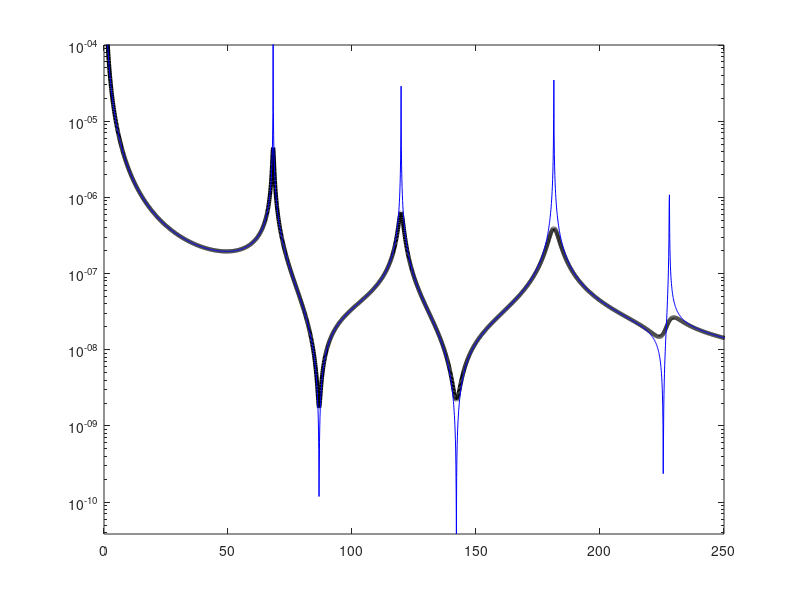
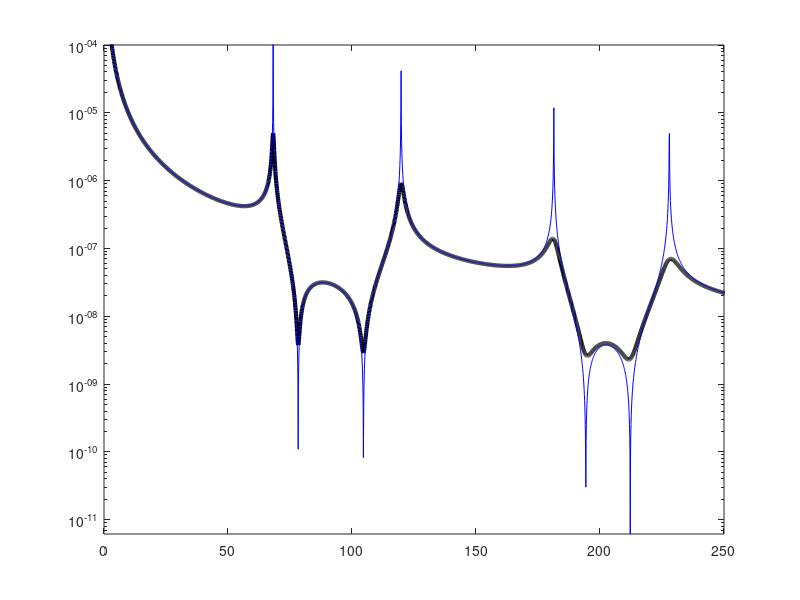

These figures' MATLAB source, in order:
% CODIGO TRABALHO DE VIBRACOES
clc; clear('all'); close all;

numero_graus_liberdade = 4;
% Declaracao das propriedades dos elementos:
% massas:
m_1 = 40; % unidade em Kg
m_2 = m_1;
m_3 = 25; % unidade em Kg
m_4 = m_3;
% molas ou rigidez:
k_1 = 8e6; % unidade em N/m
k_3 = k_1;
k_2 = 2e7; % unidade em N/m
k_5 = k_2;
k_4 = 6e6; % unidade em N/m
k_6 = k_4;
k_7 = 4e6; % unidade em N/m
k_8 = k_7;
% amortecimentos:
c_1 = 360; % unidade em N.s/m
c_3 = c_1;
c_4 = 120; % unidade em N.s/m
c_6 = c_4;
% constantes de amortecimento proporcional:
alpha_proporcional = 0.00001; beta_proporcional = 0.00002;
%alpha_proporcional = 0; beta_proporcional = 0;

% Construindo a matriz de massas
M = [m_1 0 0 0; 0 m_2 0 0; 0 0 m_3 0; 0 0 0 m_4];
% Construindo a matriz de rigidez
K(1,1:4) = [(k_1 + k_2 + k_4), -k_2, -k_4, 0];
K(2,1:4) = [-k_2, (k_3 + k_2 + k_6), 0, -k_6];
K(3,1:4) = [-k_4, 0, (k_5 + k_4 + k_7), -k_5];
K(4,1:4) = [0, -k_6, -k_5, (k_8 + k_6 + k_5)];

% Aplicando amortecimento proporcional para encontrar os outros amortecimentos
c_2 = alpha_proporcional*M(1,1) + beta_proporcional*K(1,1) - c_1 - c_4;
c_5 = alpha_proporcional*M(3,4) + beta_proporcional*K(3,4);
c_7 = alpha_proporcional*M(3,3) + beta_proporcional*K(3,3) - c_5 - c_4;
c_8 = alpha_proporcional*M(4,4) + beta_proporcional*K(4,4) - c_6 - c_5;

% Construindo a matriz de amortecimentos
C(1,1:4) = [(c_1 + c_2 + c_4), -c_2, -c_4, 0];
C(2,1:4) = [-c_2, (c_3 + c_2 + c_6), 0, -c_6];
C(3,1:4) = [-c_4, 0, (c_5 + c_4 + c_7), -c_5];
C(4,1:4) = [0, -c_6, -c_5, (c_8 + c_6 + c_5)];

% Extracao dos autovalores (frequencias naturais) e autovetores (modos de vibracao)
[modos_vibracao, omega_n_quadrado] = eig(K,M);
omega_n = omega_n_quadrado.^0.5;
frequencias_naturais = diag(omega_n)/(2*pi);

% Calculo dos fatores de amortecimento modais
fatores_amortecimento_modais = (alpha_proporcional + omega_n_quadrado*beta_proporcional)/(2*omega_n);
fatores_amortecimento_modais = diag(fatores_amortecimento_modais);

% Construindo a forca de excitacao
delta_frequencia = 0.1;
tempo_total = 1/delta_frequencia; % unidade em segundos
frequencia_amostragem = 44100/44; % 44100 amostras por segundo
frequencias_excitacao = [10:delta_frequencia:250]; % Hz
delta_tempo = 1/frequencia_amostragem;
tempos = [0:delta_tempo:tempo_total];
frequencias_excitacao = (0:length(tempos)-1)*frequencia_amostragem/length(tempos); 

% Construindo resposta em frequencia (H)
omegas = 2*pi*frequencias_excitacao;
omegas_quadrado = omegas.^2;
H(numero_graus_liberdade, numero_graus_liberdade, length(omegas)) = 0;
for omega = 1:length(omegas)
	H(:,:,omega) = modos_vibracao* ... 
	(1./(omega_n_quadrado - omegas(omega).^2 + ... 
		i*2*diag(fatores_amortecimento_modais)*omega_n*omegas(omega)))*modos_vibracao';
end

H_sem_amortecimento(numero_graus_liberdade, numero_graus_liberdade, length(omegas)) = 0;
for omega = 1:length(omegas)
	H_sem_amortecimento(:,:,omega) = modos_vibracao* ... 
	(1./(omega_n_quadrado - omegas(omega).^2))*modos_vibracao';
end

% Extraindo a resposta em 2 e excitação em 2
local_aplicacao_forca = 2;
local_captacao_resposta = 2;
H_22(1:length(omegas)) = 0;
H_22_sem_amortecimento(1:length(omegas)) = 0; 
for n = 1:length(omegas)
	H_22(n) = abs(H(local_captacao_resposta,local_aplicacao_forca,n));
	H_22_sem_amortecimento(n) = abs(H_sem_amortecimento(2,2,n)); 
end



figure;
semilogy(frequencias_excitacao, H_22, 'black');
set(findobj(gca,'type','line'), 'LineWidth', 3);
hold on;
semilogy(frequencias_excitacao, H_22_sem_amortecimento, 'blue');
axis([0 250 0 0.0001])


% Extraindo a resposta em 4 e excitação em 2
H_42(1:length(omegas)) = 0;
H_42_sem_amortecimento(1:length(omegas)) = 0;
for n = 1:length(omegas)
	H_42(n) = abs(H(4,local_aplicacao_forca,n));
	H_42_sem_amortecimento(n) = abs(H_sem_amortecimento(4,2,n));
end

figure;
semilogy(frequencias_excitacao, H_42, 'black');
set(findobj(gca,'type','line'), 'LineWidth', 3);
hold on;
semilogy(frequencias_excitacao, H_42_sem_amortecimento, 'blue');
axis([0 250 0 0.0001])

